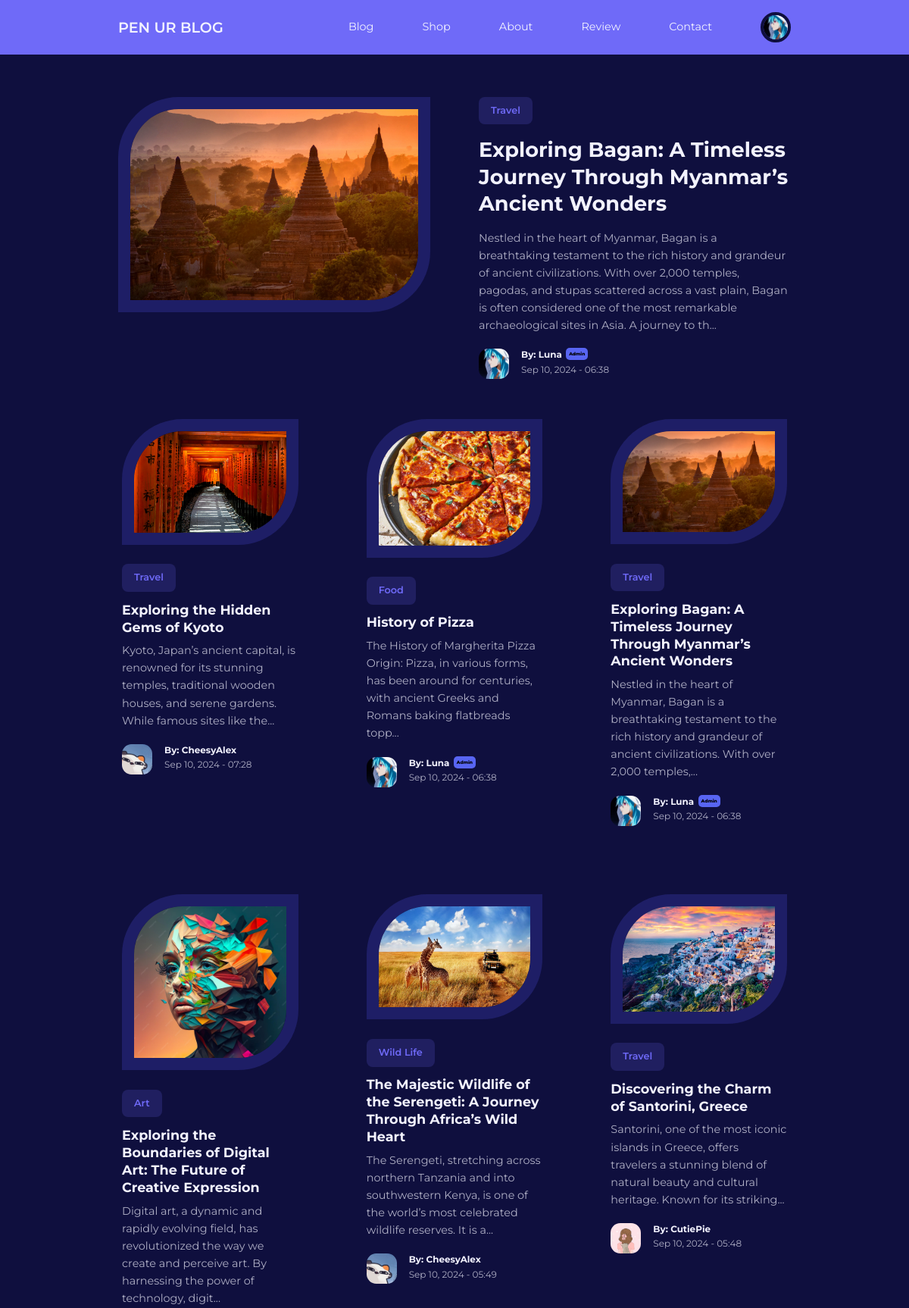
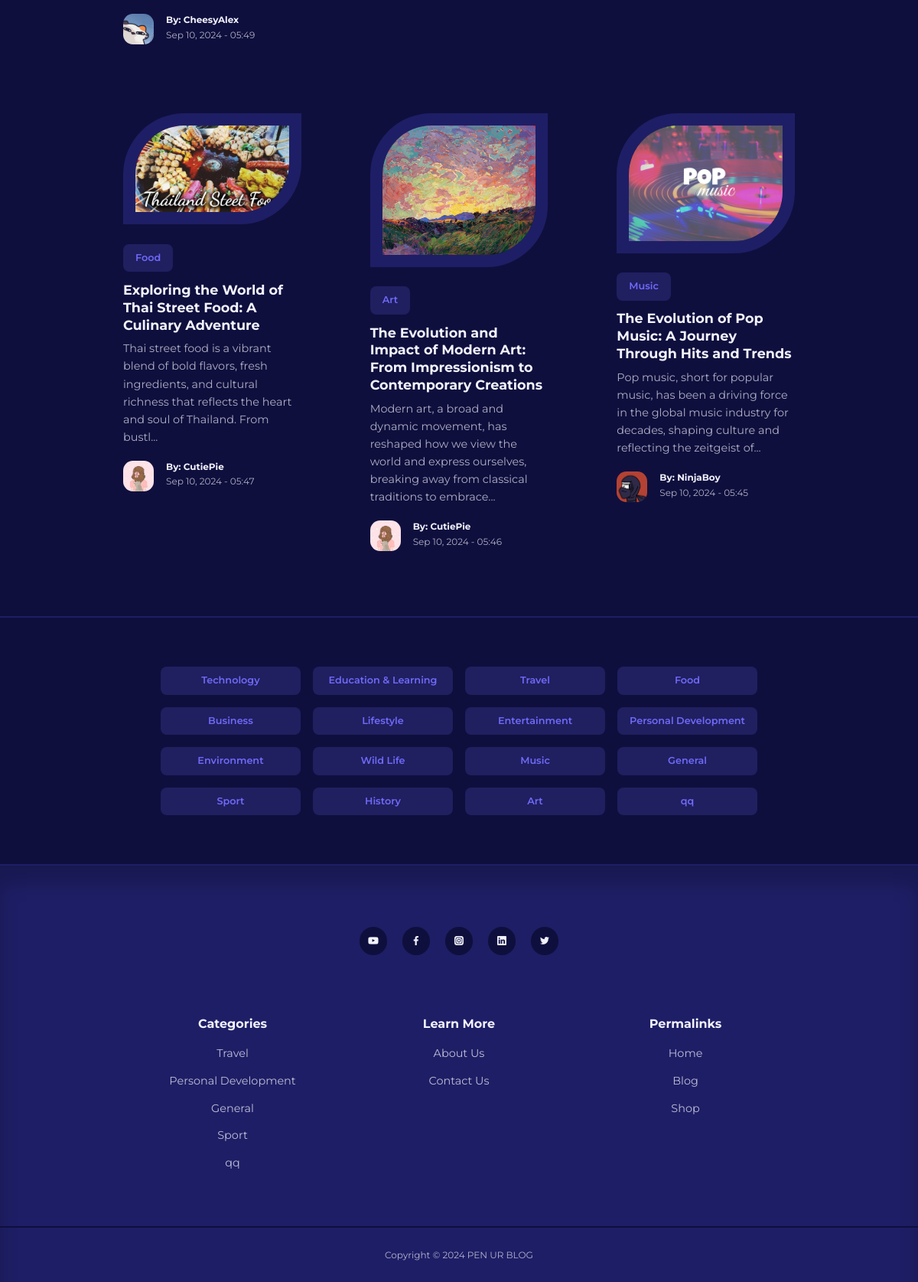
The page /blog/index.php (signed in) on the database its author committed (2 pictures, top to bottom).
### tables this page shows
CREATE TABLE `users` (
  `id` int(11) UNSIGNED NOT NULL,
  `username` varchar(50) NOT NULL,
  `email` varchar(100) NOT NULL,
  `password` varchar(255) NOT NULL,
  `avatar` varchar(255) NOT NULL,
  `is_admin` tinyint(1) NOT NULL,
  `bio` varchar(255) NOT NULL,
  `reset_token_hash` varchar(64) DEFAULT NULL,
  `reset_token_expires_at` datetime DEFAULT NULL
);

CREATE TABLE `posts` (
  `id` int(11) UNSIGNED NOT NULL,
  `title` varchar(255) NOT NULL,
  `body` text NOT NULL,
  `thumbnail` varchar(255) NOT NULL,
  `date_time` timestamp NOT NULL DEFAULT current_timestamp(),
  `category_id` int(11) UNSIGNED DEFAULT NULL,
  `author_id` int(11) UNSIGNED NOT NULL,
  `is_featured` tinyint(1) NOT NULL
);

CREATE TABLE `categories` (
  `id` int(11) UNSIGNED NOT NULL,
  `title` varchar(50) NOT NULL,
  `description` text NOT NULL
);

### blog/index.php (the view)
<?php
include 'partials/header.php';
$featured_query = "SELECT * FROM posts WHERE is_featured=1";
$featured_result = mysqli_query($connection, $featured_query);
$featured = mysqli_fetch_assoc($featured_result);
$query = "SELECT * FROM posts ORDER BY date_time DESC LIMIT 9";
$posts = mysqli_query($connection, $query);
?>
<?php if (mysqli_num_rows($featured_result) == 1) : ?>
    <section class="featured">
        <div class="container featured__container">
            <div class="post__thumbnail">
                <a href="<?= ROOT_URL ?>post.php?id=<?= $featured['id'] ?>">
                    <img src="./images/<?= $featured['thumbnail'] ?>" alt="<?= $featured['title'] ?>">
                </a>
            </div>
            <div class="post__info">
                <?php
                $category_id = $featured['category_id'];
                $category_query = "SELECT * FROM categories WHERE id=$category_id";
                $category_result = mysqli_query($connection, $category_query);
                $category = mysqli_fetch_assoc($category_result);
                ?>
                <a href="<?= ROOT_URL ?>category-posts.php?id=<?= $featured['category_id'] ?>" class="category__button"><?= $category['title'] ?></a>
                <h2 class="post__title"><a href="<?= ROOT_URL ?>post.php?id=<?= $featured['id'] ?>"><?= $featured['title'] ?></a></h2>
                <p class="post__body">
                    <?= substr($featured['body'], 0, 300) ?>...
                </p>
                <div class="post__author">
                    <?php
                    $author_id = $featured['author_id'];
                    $author_query = "SELECT * FROM users WHERE id=$author_id";
                    $author_result = mysqli_query($connection, $author_query);
                    $author = mysqli_fetch_assoc($author_result);
                    ?>
                    <div class="post__author-avatar">
                        <a href="<?= ROOT_URL ?>profile.php?id=<?= $author['id'] ?>">
                            <img src="./images/<?= $author['avatar'] ?>" alt="<?= $author['username'] ?>'s Avatar">
                        </a>
                    </div>
                    <div class="post__author-info">
                        <h5>
                            By:
                            <a href="<?= ROOT_URL ?>profile.php?id=<?= $featured['author_id'] ?>">
                                <?= "{$author['username']}" ?>
                             </a>
                            <?php if ($author['is_admin'] == 1) : ?>
                                <b class="admin_tag">Admin</b>
                            <?php endif ?>
                        </h5>
                        <small>
                            <?= date("M d, Y - H:i", strtotime($featured['date_time'])) ?>
                        </small>
                    </div>
                </div>
            </div>
        </div>
    </section>
<?php endif ?>
<section class="posts <?= $featured ? '' : 'section__extra-margin' ?>">
    <div class="container posts__container">
        <?php while ($post = mysqli_fetch_assoc($posts)) : ?>
            <article class="post">
                <div class="post__thumbnail">
                    <a href="<?= ROOT_URL ?>post.php?id=<?= $post['id'] ?>">
                        <img src="./images/<?= $post['thumbnail'] ?>" alt="<?= $post['title'] ?>">
                    </a>
                </div>
                <div class="post__info">
                    <?php
                        $category_id = $post['category_id'];
                        $category_query = "SELECT * FROM categories WHERE id=$category_id";
                        $category_result = mysqli_query($connection, $category_query);
                        $category = mysqli_fetch_assoc($category_result);
                    ?>
                    <a href="<?= ROOT_URL ?>category-posts.php?id=<?= $post['category_id'] ?>" class="category__button"><?= $category['title'] ?></a>
                    <h3 class="post__title">
                        <a href="<?= ROOT_URL ?>post.php?id=<?= $post['id'] ?>"><?= $post['title'] ?></a>
                    </h3>
                    <p class="post__body">
                        <?= substr($post['body'], 0, 150) ?>...
                    </p>
                    <div class="post__author">
                        <?php
                        $author_id = $post['author_id'];
                        $author_query = "SELECT * FROM users WHERE id=$author_id";
                        $author_result = mysqli_query($connection, $author_query);
                        $author = mysqli_fetch_assoc($author_result);
                        ?>
                        <div class="post__author-avatar">
                            <a href="<?= ROOT_URL ?>profile.php?id=<?= $author['id'] ?>">
                                <img src="./images/<?= $author['avatar'] ?>" alt="<?= $author['username'] ?>'s Avatar">
                            </a>
                        </div>
                        <div class="post__author-info">
                            <h5>
                                By:
                                <a href="<?= ROOT_URL ?>profile.php?id=<?= $post['author_id'] ?>">
                                    <?= "{$author['username']}" ?>
                                </a>
                                <?php if ($author['is_admin'] == 1) : ?>
                                    <b class="admin_tag">Admin</b>
                                <?php endif ?>
                            </h5>
                            <small>
                                <?= date("M d, Y - H:i", strtotime($post['date_time'])) ?>
                            </small>
                        </div>
                    </div>
                </div>
            </article>
        <?php endwhile ?>
    </div>
</section>
<section class="category__buttons">
    <div class="container category__buttons-container">
        <?php
        $all_categories_query = "SELECT * FROM categories";
        $all_categories = mysqli_query($connection, $all_categories_query);
        ?>
        <?php while ($category = mysqli_fetch_assoc($all_categories)) : ?>
            <a href="<?= ROOT_URL ?>category-posts.php?id=<?= $category['id'] ?>" class="category__button"><?= $category['title'] ?></a>
        <?php endwhile ?>
    </div>
</section>
<?php
include 'partials/footer.php';
?>

### blog/partials/header.php (shortened to what this page needs)
<?php
require 'config/database.php';
if (isset($_SESSION['user-id'])) {
    $id = filter_var($_SESSION['user-id'], FILTER_SANITIZE_NUMBER_INT);
    $query = "SELECT * FROM users WHERE id=$id";
    $result = mysqli_query($connection, $query);
    $user = mysqli_fetch_assoc($result);
}
?>
<!DOCTYPE html>
<html lang="en">
<head>
    <link rel="stylesheet" href="<?= ROOT_URL ?>css/style.css">
    <link rel="stylesheet" href="https://unicons.iconscout.com/release/v4.0.0/css/line.css">
</head>
<body>
    <nav>
        <div class="container nav__container">
            <a href="<?= ROOT_URL ?>" class="nav__logo">PEN UR BLOG</a>
            <ul class="nav__items">
                <li><a href="<?= ROOT_URL ?>blog.php">Blog</a></li>
                <li><a href="<?= ROOT_URL ?>shop.php">Shop</a></li>
                <li><a href="<?= ROOT_URL ?>about.php">About</a></li>
                <li><a href="<?= ROOT_URL ?>review.php">Review</a></li>
                <li><a href="<?= ROOT_URL ?>contact.php">Contact</a></li>
                <?php if (isset($_SESSION['user-id'])) : ?>
                    <li class="nav__profile">
                        <div class="avatar">
                            <img src="<?= ROOT_URL . 'images/' . $user['avatar'] ?>">
                        </div>
                    </li>
                <?php else : ?>
                    <li><a href="<?= ROOT_URL ?>signin.php">LogIn</a></li>
                <?php endif ?>
            </ul>
        </div>
    </nav>

### blog/partials/footer.php (shortened to what this page needs)
<?php
$category_query = "SELECT * FROM categories ORDER BY RAND() LIMIT 5";
$category_result = mysqli_query($connection, $category_query);
?>
<footer>
        <div class="footer__socials">
            <a href="https://youtube.com/egatortutorials" target="_blank"><i class="uil uil-youtube"></i></a>
            <a href="https://facebook.com" target="_blank"><i class="uil uil-facebook-f"></i></a>
            <a href="https://instagram.com" target="_blank"><i class="uil uil-instagram-alt"></i></a>
            <a href="https://linkedin.com" target="_blank"><i class="uil uil-linkedin"></i></a>
            <a href="https://twitter.com" target="_blank"><i class="uil uil-twitter"></i></a>
        </div>
        <div class="container footer__container">
            <article>
                <h4>Categories</h4>
                <ul>
                    <?php while ($category = mysqli_fetch_assoc($category_result)): ?>
                        <li><a href="<?= ROOT_URL ?>category-posts.php?id=<?= $category['id'] ?>"><?= $category['title']     ?></a></li>
                    <?php endwhile ?>
                </ul>
            </article>
            <article>
                <h4>Learn More</h4>
                <ul>
                    <li><a href="about.php">About Us</a></li>
                    <li><a href="contact.php">Contact Us</a></li>
                </ul>
            </article>
            <article>
                <h4>Permalinks</h4>
                <ul>
                    <li><a href="index.php">Home</a></li>
                    <li><a href="blog.php">Blog</a></li>
                    <li><a href="shop.php">Shop</a></li>
                </ul>
            </article>
        </div>
        <div class="footer__copyright">
            <small>Copyright &copy; 2024 PEN UR BLOG</small>
        </div>
    </footer>
</body>
</html>

### blog/css/style.css (style rules this page uses)
:root { --color-primary: #6f6af8; --color-primary-light: hsl(242, 91%, 69%, 18%); --color-primary-variant: #5854c7; --color-red: #da0f3f; --color-red-light: hsl(346, 87%, 46%, 15%); --color-green: #00c476; --color-green-light: hsl(156, 100%, 38%, 15%); --color-gray-900: #1e1e66; --color-gray-700: #2d2b7c; --color-gray-300: rgba(242, 242, 254, 0.3); --color-gray-200: rgba(242, 242, 254, 0.7); --color-white: #f2f2fe; --color-bg: #0f0f3e; --transition: all 300ms ease; --container-width-lg: 74%; --container-width-md: 88%; --form-width: 40%; --card-border-radius-1: 0.3rem; --card-border-radius-2: 0.5rem; --card-border-radius-3: 0.8rem; --card-border-radius-4: 2rem; --card-border-radius-5: 5rem; }
* { margin: 0; padding: 0; outline: 0; border: 0; appearance: 0; list-style: none; text-decoration: none; box-sizing: border-box; }
body { font-family: 'Montserrat', sans-serif; line-height: 1.6; color: var(--color-gray-200); overflow-x: hidden; background: var(--color-bg); font-size: 0.9em; }
.container { width: var(--container-width-lg); max-width: 1800px; margin-inline: auto; }
section { margin-top: 3rem; width: 100vw; }
h1, h2, h3, h4, h5 { color: var(--color-white); line-height: 1.3; }
h2 { font-size: 1.7rem; margin: 1rem 0; }
h3 { font-size: 1.1rem; margin: 0.8rem 0 0.5rem; }
h4 { font-size: 1rem; }
a { color: var(--color-white); transition: var(--transition); }
img { display: block; width: 100%; object-fit: cover; }
nav { background: var(--color-primary); width: 100vw; height: 4.5rem; position: fixed; top: 0; z-index: 10; box-shadow: 0 1rem 1rem rgba(0, 0, 0, 0, 2); }
.nav__container { height: 100%; display: flex; align-items: center; justify-content: space-between; }
.avatar { width: 2.5rem; height: 2.5rem; border-radius: 50%; overflow: hidden; border: 0.3rem solid var(--color-bg); }
.nav__logo { font-weight: 600; font-size: 1.2rem; }
.nav__items { display: flex; align-items: center; gap: 4rem; }
.nav__profile { position: relative; cursor: pointer; }
.category__button { background: var(--color-primary-light); color: var(--color-primary); display: inline-block; padding: 0.5rem 1rem; border-radius: var(--card-border-radius-2); font-weight: 600; font-size: 0.8rem; text-align: center; }
.post { padding: 5px; }
.post__thumbnail { border-radius: var(--card-border-radius-5) 0; border: 1rem solid var(--color-gray-900); overflow: hidden; margin-bottom: 1.6rem; }
.post__author { display: flex; gap: 1rem; margin-top: 1.2rem; }
.post__author-avatar { width: 2.5rem; height: 2.5rem; border-radius: var(--card-border-radius-3); overflow: hidden; }
.featured { margin-top: 8rem; }
.featured__container { display: grid; grid-template-columns: 1fr 1fr; gap: 4rem; }
.featured .post__thumbnail { height: fit-content; }
.posts__container { display: grid; grid-template-columns: repeat(3, 1fr); gap: 5rem; margin-bottom: 5rem; }
.category__buttons { padding: 4rem 0; border-top: 2px solid var(--color-gray-900); border-bottom: 2px solid var(--color-gray-900); }
.category__buttons-container { width: fit-content; display: grid; grid-template-columns: repeat(4, 1fr); gap: 1rem; }
footer { background: var(--color-gray-900); padding: 5rem 0 0; box-shadow: inset 0 1.5rem 1.5rem rgba(0, 0, 0, 0.2); }
.footer__socials { margin-inline: auto; width: fit-content; margin-bottom: 5rem; display: flex; justify-content: space-between; align-items: center; gap: 1.2rem; }
.footer__socials a { background: var(--color-bg); border-radius: 50%; width: 2.3rem; height: 2.3rem; display: flex; align-items: center; justify-content: center; }
.footer__container { display: grid; grid-template-columns: repeat(3, 1fr); text-align: center; }
footer h4 { color: var(--color-white); margin-bottom: 0.6rem; }
footer ul li { padding: 0.4rem 0; }
footer ul a { opacity: 0.75; }
.footer__copyright { text-align: center; padding: 1.5rem 0; border-top: 2px solid var(--color-bg); margin-top: 4rem; }
.admin_tag { width: 5em; font-weight: 800; text-align: center; background-color: #5865F2; color: black; border-radius: 5px; padding: 4px; position: relative; bottom: 3px; left: 2px; font-size: 0.5em; }

### rows shown on the page
users: avatar (picture), username "Luna"
posts: thumbnail (picture), title "Exploring Bagan: A Timeless Journey Through Myanmar’s Ancient Wonders", body "Nestled in the heart of Myanmar, Bagan is a breathtaking testament to the rich history and grandeur of ancient civilizations. With over 2,000 temples, pagodas, and stupas scattered across a vast plain, Bagan is often considered one of the most remarkable archaeological sites in Asia. A journey to th", date_time "Sep 10, 2024 - 06:38", category.title "Travel", body "Nestled in the heart of Myanmar, Bagan is a breathtaking testament to the rich history and grandeur of ancient civilizations. With over 2,000 temples,", author.avatar (picture), author.username "Luna", shows "Admin"
categories: title "Travel"
posts: thumbnail (picture), category.title "Travel", title "Exploring the Hidden Gems of Kyoto", body "Kyoto, Japan’s ancient capital, is renowned for its stunning temples, traditional wooden houses, and serene gardens. While famous sites like the", author.avatar (picture), author.username "CheesyAlex", date_time "Sep 10, 2024 - 07:28"
posts: thumbnail (picture), category.title "Food", title "History of Pizza", body "The History of Margherita Pizza Origin: Pizza, in various forms, has been around for centuries, with ancient Greeks and Romans baking flatbreads topp", author.avatar (picture), author.username "Luna", shows "Admin", date_time "Sep 10, 2024 - 06:38"
posts: thumbnail (picture), category.title "Art", title "Exploring the Boundaries of Digital Art: The Future of Creative Expression", body "Digital art, a dynamic and rapidly evolving field, has revolutionized the way we create and perceive art. By harnessing the power of technology, digit", author.avatar (picture), author.username "CheesyAlex", date_time "Sep 10, 2024 - 05:49"
posts: thumbnail (picture), category.title "Wild Life", title "The Majestic Wildlife of the Serengeti: A Journey Through Africa’s Wild Heart", body "The Serengeti, stretching across northern Tanzania and into southwestern Kenya, is one of the world’s most celebrated wildlife reserves. It is a", author.avatar (picture), author.username "CheesyAlex", date_time "Sep 10, 2024 - 05:49"
posts: thumbnail (picture), category.title "Travel", title "Discovering the Charm of Santorini, Greece", body "Santorini, one of the most iconic islands in Greece, offers travelers a stunning blend of natural beauty and cultural heritage. Known for its striking", author.avatar (picture), author.username "CutiePie", date_time "Sep 10, 2024 - 05:48"
posts: thumbnail (picture), category.title "Food", title "Exploring the World of Thai Street Food: A Culinary Adventure", body "Thai street food is a vibrant blend of bold flavors, fresh ingredients, and cultural richness that reflects the heart and soul of Thailand. From bustl", author.avatar (picture), author.username "CutiePie", date_time "Sep 10, 2024 - 05:47"
posts: thumbnail (picture), category.title "Art", title "The Evolution and Impact of Modern Art: From Impressionism to Contemporary Creations", body "Modern art, a broad and dynamic movement, has reshaped how we view the world and express ourselves, breaking away from classical traditions to embrace", author.avatar (picture), author.username "CutiePie", date_time "Sep 10, 2024 - 05:46"
posts: thumbnail (picture), category.title "Music", title "The Evolution of Pop Music: A Journey Through Hits and Trends", body "Pop music, short for popular music, has been a driving force in the global music industry for decades, shaping culture and reflecting the zeitgeist of", author.avatar (picture), author.username "NinjaBoy", date_time "Sep 10, 2024 - 05:45"
categories: title "Technology"
categories: title "Education & Learning"
categories: title "Food"
categories: title "Business"
categories: title "Lifestyle"
categories: title "Entertainment"
categories: title "Personal Development"
categories: title "Environment"
categories: title "Wild Life"
categories: title "Music"
categories: title "General"
categories: title "Sport"
categories: title "History"
categories: title "Art"
categories: title "qq"
